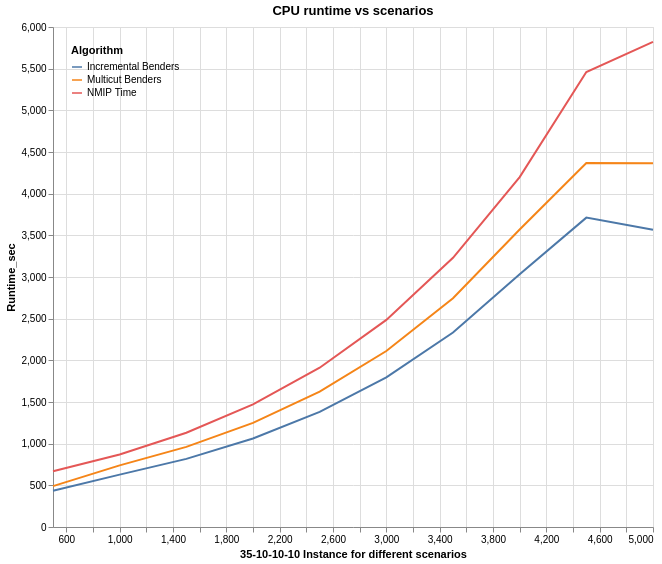

Here is the notebook cell this chart was saved with:
### Code cell
df_long = DataFrame(
    Instance = repeat(Instance,  outer = 3), 
    Runtime_sec = vcat(NMIP_time, Multicut_Benders, Incremental_Benders),  
    Algorithm = repeat(["NMIP Time", "Multicut Benders", "Incremental Benders"], inner=length(Instance)) 
)

# Now plot using VegaLite
@vlplot(
    :line,
    x = {:Instance, title = "$O-$T-$M-$E Instance for different scenarios"},   
    y = :Runtime_sec,                 
    color = {:Algorithm,  legend={orient="top-left"}},              
    data = df_long,                
    width = 600, 
    height = 500,
    linestyle=[:solid :dash :dot],
    title = "CPU runtime vs scenarios",
)

### Figure 1 — Vega specification as saved in the notebook (floating-point values rounded to 4 significant figures)
{"$schema": "https://vega.github.io/schema/vega/v5.json", "axes": [{"aria": false, "domain": false, "grid": true, "gridScale": "y", "labels": false, "maxExtent": 0, "minExtent": 0, "orient": "bottom", "scale": "x", "tickCount": {"signal": "ceil(width/40)"}, "ticks": false, "zindex": 0}, {"aria": false, "domain": false, "grid": true, "gridScale": "x", "labels": false, "maxExtent": 0, "minExtent": 0, "orient": "left", "scale": "y", "tickCount": {"signal": "ceil(height/40)"}, "ticks": false, "zindex": 0}, {"grid": false, "labelFlush": true, "labelOverlap": true, "orient": "bottom", "scale": "x", "tickCount": {"signal": "ceil(width/40)"}, "title": "35-10-10-10 Instance for different scenarios", "zindex": 0}, {"grid": false, "labelOverlap": true, "orient": "left", "scale": "y", "tickCount": {"signal": "ceil(height/40)"}, "title": "Runtime_sec", "zindex": 0}], "background": "white", "data": [{"name": "source_0", "values": [{"Algorithm": "NMIP Time", "Instance": 500, "Runtime_sec": 669.3}, {"Algorithm": "NMIP Time", "Instance": 1000, "Runtime_sec": 870.0}, {"Algorithm": "NMIP Time", "Instance": 1500, "Runtime_sec": 1131.0}, {"Algorithm": "NMIP Time", "Instance": 2000, "Runtime_sec": 1470.0}, {"Algorithm": "NMIP Time", "Instance": 2500, "Runtime_sec": 1911.0}, {"Algorithm": "NMIP Time", "Instance": 3000, "Runtime_sec": 2485.0}, {"Algorithm": "NMIP Time", "Instance": 3500, "Runtime_sec": 3230.0}, {"Algorithm": "NMIP Time", "Instance": 4000, "Runtime_sec": 4200.0}, {"Algorithm": "NMIP Time", "Instance": 4500, "Runtime_sec": 5459.0}, {"Algorithm": "NMIP Time", "Instance": 5000, "Runtime_sec": 5821.0}, {"Algorithm": "Multicut Benders", "Instance": 500, "Runtime_sec": 490.4}, {"Algorithm": "Multicut Benders", "Instance": 1000, "Runtime_sec": 739.5}, {"Algorithm": "Multicut Benders", "Instance": 1500, "Runtime_sec": 961.4}, {"Algorithm": "Multicut Benders", "Instance": 2000, "Runtime_sec": 1250.0}, {"Algorithm": "Multicut Benders", "Instance": 2500, "Runtime_sec": 1625.0}, {"Algorithm": "Multicut Benders", "Instance": 3000, "Runtime_sec": 2112.0}, {"Algorithm": "Multicut Benders", "Instance": 3500, "Runtime_sec": 2746.0}, {"Algorithm": "Multicut Benders", "Instance": 4000, "Runtime_sec": 3570.0}, {"Algorithm": "Multicut Benders", "Instance": 4500, "Runtime_sec": 4368.0}, {"Algorithm": "Multicut Benders", "Instance": 5000, "Runtime_sec": 4366.0}, {"Algorithm": "Incremental Benders", "Instance": 500, "Runtime_sec": 434.7}, {"Algorithm": "Incremental Benders", "Instance": 1000, "Runtime_sec": 628.6}, {"Algorithm": "Incremental Benders", "Instance": 1500, "Runtime_sec": 817.2}, {"Algorithm": "Incremental Benders", "Instance": 2000, "Runtime_sec": 1062.0}, {"Algorithm": "Incremental Benders", "Instance": 2500, "Runtime_sec": 1381.0}, {"Algorithm": "Incremental Benders", "Instance": 3000, "Runtime_sec": 1795.0}, {"Algorithm": "Incremental Benders", "Instance": 3500, "Runtime_sec": 2334.0}, {"Algorithm": "Incremental Benders", "Instance": 4000, "Runtime_sec": 3034.0}, {"Algorithm": "Incremental Benders", "Instance": 4500, "Runtime_sec": 3712.0}, {"Algorithm": "Incremental Benders", "Instance": 5000, "Runtime_sec": 3568.0}]}, {"name": "data_0", "source": "source_0", "transform": [{"as": "Instance", "expr": "toNumber(datum[\"Instance\"])", "type": "formula"}]}], "height": 500, "legends": [{"orient": "top-left", "stroke": "color", "symbolType": "stroke", "title": "Algorithm"}], "marks": [{"encode": {"update": {"height": {"field": {"group": "height"}}, "width": {"field": {"group": "width"}}}}, "from": {"facet": {"data": "data_0", "groupby": ["Algorithm"], "name": "faceted_path_main"}}, "marks": [{"encode": {"update": {"defined": {"signal": "isValid(datum[\"Instance\"]) && isFinite(+datum[\"Instance\"]) && isValid(datum[\"Runtime_sec\"]) && isFinite(+datum[\"Runtime_sec\"])"}, "description": {"signal": "\"35-10-10-10 Instance for different scenarios: \" + (format(datum[\"Instance\"], \"\")) + \"; Runtime_sec: \" + (format(datum[\"Runtime_sec\"], \"\")) + \"; Algorithm: \" + (isValid(datum[\"Algorithm\"]) ? datum[\"Algorithm\"] : \"\"+datum[\"Algorithm\"])"}, "stroke": {"field": "Algorithm", "scale": "color"}, "x": {"field": "Instance", "scale": "x"}, "y": {"field": "Runtime_sec", "scale": "y"}}}, "from": {"data": "faceted_path_main"}, "name": "marks", "sort": {"field": "datum[\"Instance\"]"}, "style": ["line"], "type": "line"}], "name": "pathgroup", "type": "group"}], "padding": 5, "scales": [{"domain": {"data": "data_0", "field": "Instance"}, "name": "x", "nice": true, "range": [0, {"signal": "width"}], "type": "linear", "zero": false}, {"domain": {"data": "data_0", "field": "Runtime_sec"}, "name": "y", "nice": true, "range": [{"signal": "height"}, 0], "type": "linear", "zero": true}, {"domain": {"data": "data_0", "field": "Algorithm", "sort": true}, "name": "color", "range": "category", "type": "ordinal"}], "style": "cell", "title": {"frame": "group", "text": "CPU runtime vs scenarios"}, "width": 600}
